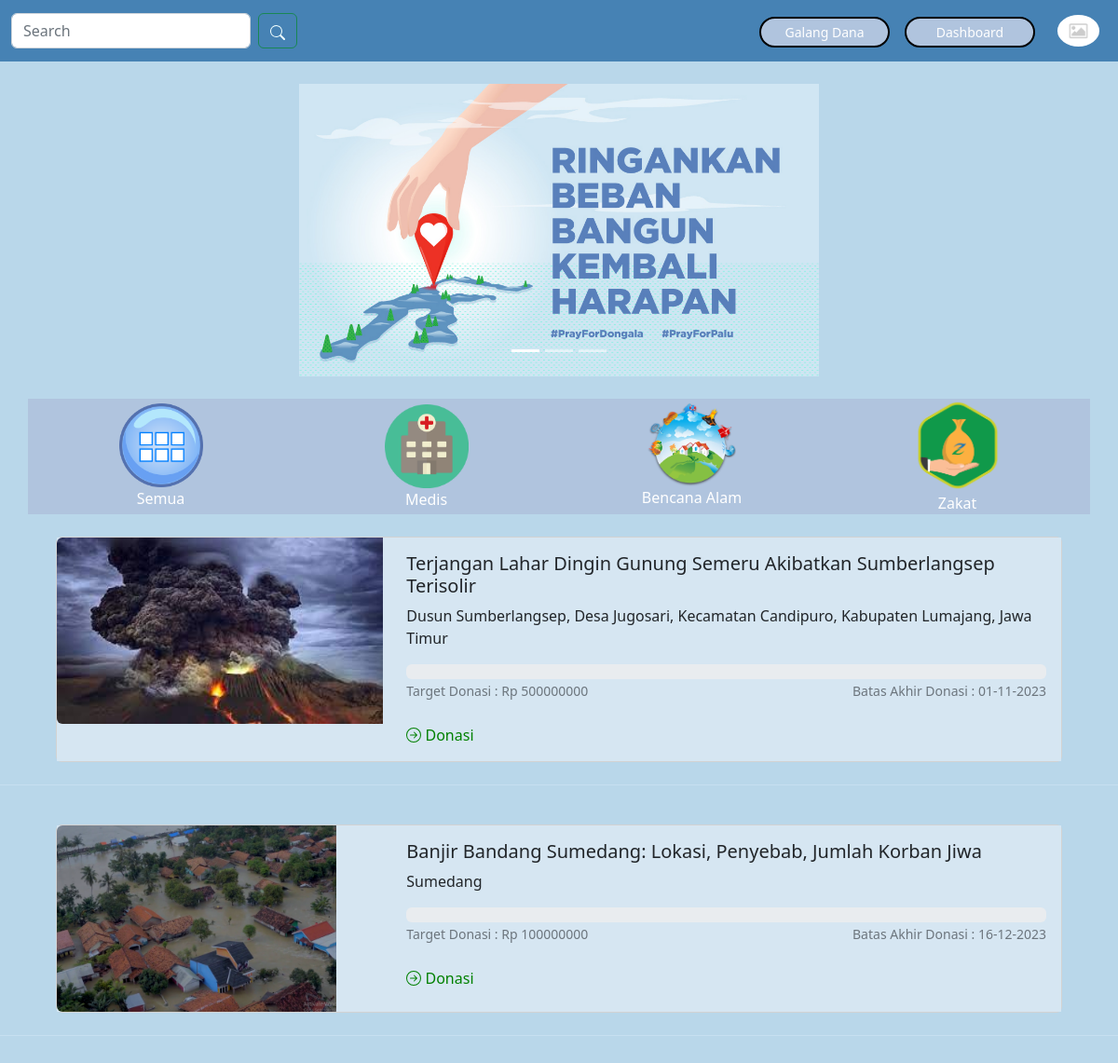
Page /homepage/index.php on the committed database.
### tables this page shows
CREATE TABLE `galangdana` (
  `id_dana` int(11) NOT NULL,
  `username` varchar(50) NOT NULL,
  `judul` varchar(255) NOT NULL,
  `tujuan` varchar(255) NOT NULL,
  `nama` varchar(255) NOT NULL,
  `waktu` date NOT NULL,
  `jenis` int(11) NOT NULL,
  `target` int(255) NOT NULL,
  `cerita` varchar(255) NOT NULL,
  `gambar` text NOT NULL
);

### homepage/index.php (the view, shortened to what this page needs)
<?php
include "../conf/koneksi.php";
$profil = "";
$result = mysqli_query($koneksi,"SELECT * FROM galangdana ORDER BY id_dana DESC") ;
if(isset($_SESSION["loginUsername"])){
  $loginUsername = $_SESSION["loginUsername"];
  $re = mysqli_query($koneksi, "SELECT profil FROM profil WHERE username = '$loginUsername'");
  $rew = mysqli_fetch_assoc($re);
  $profil = $rew["profil"];
  }else {
  $profil = "nophotoo.png";
}
?>
<!DOCTYPE html>
<html lang="en">
  <head>
    <link href="https://cdn.jsdelivr.net/npm/bootstrap@5.2.3/dist/css/bootstrap.min.css" rel="stylesheet" />
    <link rel="stylesheet" type="text/css" href="style.css" />
  </head>
  <body style="background-color: #b9d7ea;">
    <div class="header">
      <nav class="navbar navbar-expand-lg" style="background-color: #4682b4">
        <div class="container-fluid">
          <form class="d-flex" role="search" method="post">
            <input class="form-control me-2" type="search" name="keyword" placeholder="Search" aria-label="Search" autofocus autocomplete="off"/>
            <button class="btn btn-outline-success" type="submit" name="search">
            </button>
          </form>
          <div class="collapse navbar-collapse text-end" id="navbarNav">
            <ul class="navbar-nav ms-auto">
              <li class="nav-item">
                <a class="nav-link" href="#"></a>
              </li>
              <li class="nav-item" style="padding-top: 10px">
                <a type="button" class="btn btn-primary btn-sm" href="../galangDana/galangDana.php">Galang Dana</a>
              </li>
              <li class="nav-item">
                <a class="nav-link" href="#"></a>
              </li>
              <li class="nav-item" style="padding-top: 10px">
              <a type="button" class="btn btn-primary btn-sm" href="../histori/histori.php">Dashboard</a>
              </li>
              <li class="nav-item">
                <a class="nav-link" href="#"></a>
              </li>
              <li class="nav-item">
              <a class="nav-link" width="50" class="rounded-circle" href="../akunset/setakun.php"><img src="../img/<?= $profil; ?>" width="45" class="rounded-circle" /></a>
              </li>
            </ul>
          </div>
        </div>
      </nav>
    </div>
    <br />
    <div class="container">
      <div id="carouselExampleIndicators" class="carousel slide" data-bs-ride="true">
        <div class="carousel-indicators">
          <button type="button" data-bs-target="#carouselExampleIndicators" data-bs-slide-to="0" class="active" aria-current="true" aria-label="Slide 1"></button>
          <button type="button" data-bs-target="#carouselExampleIndicators" data-bs-slide-to="1" aria-label="Slide 2"></button>
          <button type="button" data-bs-target="#carouselExampleIndicators" data-bs-slide-to="2" aria-label="Slide 3"></button>
        </div>
        <div id="carouselExampleSlidesOnly" class="carousel slide" data-bs-ride="carousel">
          <div class="carousel-inner">
            <div class="carousel-item active">
            <img src="1.jpg" class="d-block w-100" />
            </div>
          </div>
        </div>
        <button class="carousel-control-prev" type="button" data-bs-target="#carouselExampleIndicators" data-bs-slide="prev">
        </button>
        <button class="carousel-control-next" type="button" data-bs-target="#carouselExampleIndicators" data-bs-slide="next" autofocus>
        </button>
      </div>
    </div>
    <br />
    <section id="project">
      <div class="container">
        <div class="row text-center" style="max-width: 110%; background-color: #b0c4de">
          <div class="col-3" style="margin-top:5px">
            <button style="background: none; border:none" name="btnHome">
              <img src="5.png"  style="width: 100%; max-width: 90px" /><br>
              <a style="color:white"> Semua </a>
            </button>
          </div>
          <div class="col-3" style="margin-top:6px">
            <button style="background: none; border:none" name="btnMedis">
              <img src="6.png"  style="width: 100%; max-width: 90px" /><br>
              <a style="color:white"> Medis </a>
            </button>
          </div>
          <div class="col-3">
            <button style="background: none; border:none" name="btnBencana">
              <img src="bencana.png"  style="width: 100%; max-width: 95px; margin-top:-5px" /><br>
              <a style="color:white"> Bencana Alam </a>
            </button>
          </div>
          <div class="col-3">
            <button style="background: none; border:none" name="btnZakat">
              <img src="zakat.png"  style="width: 100%; max-width: 100px" /><br>
              <a style="color:white"> Zakat </a>
            </button>
          </div>
        </div>
      </div>
    </section>
    <?php while ( $row = mysqli_fetch_assoc($result)) : ?>
    <br />
    <div class="card mb-4 m-auto" style="max-width: 90%">
      <div class="row g-0"  style="background-color:#D6E6F2">
        <div class="col-md-4">
          <img src= "../img/<?= $row["gambar"]; ?>" class="img-fluid rounded-start" style="max-width: 350px; height:200px" />
        </div>
        <div class="col-md-8">
          <div class="card-body">
            <h5 class="card-title"> <?= $row["judul"]; ?> </h5>
            <p class="card-text"> <?= $row["tujuan"]; ?> </p>
            <div class="progress">
            </div>
            <div class="row">
              <div class="col-6">
                <p class="card-text"><small class="text-muted">Target Donasi : Rp <?= $row["target"]; ?> </small></p>
              </div>
              <div class="col-6">
                <p class="card-text text-end"><small class="text-muted">Batas Akhir Donasi : <?= date("d-m-Y", strtotime($row["waktu"])); ?> </small></p>
              </div>
            </div>
            <br>
            <a style="text-decoration:none; color:green" href="../detail/detail.php?id=<?= $row["id_dana"] ?>"> Donasi</a>
          </div>
        </div>
      </div>
    </div>
    <hr style="color: aliceblue; height: 3px;"/>
    <?php endwhile; ?>
  </body>
</html>

### homepage/style.css (style rules this page uses)
* { margin: 0; padding: 0; box-sizing: border-box; }
body { min-height: 2000px; }
.carousel-item img { max-width: 50%; margin-left: 25%; }
.btn-primary { background-color: #b0c4de !important; border: 2px solid black !important; border-radius: 100px !important; width: 140px; }

### rows in the picture
galangdana: gambar (picture), judul "Terjangan Lahar Dingin Gunung Semeru Akibatkan Sumberlangsep Terisolir", tujuan "Dusun Sumberlangsep, Desa Jugosari, Kecamatan Candipuro, Kabupaten Lumajang, Jawa Timur", target "500000000", waktu "01-11-2023"
galangdana: gambar (picture), judul "Banjir Bandang Sumedang: Lokasi, Penyebab, Jumlah Korban Jiwa", tujuan "Sumedang", target "100000000", waktu "16-12-2023"
